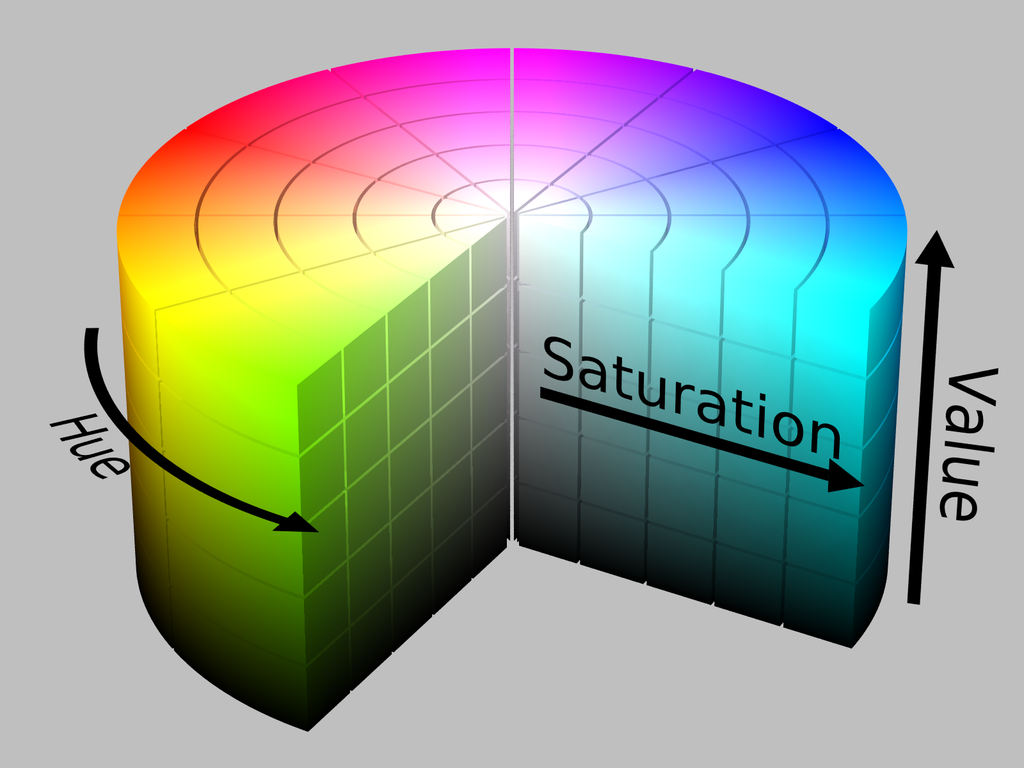
#> input picture img/hsv.png, 1024 x 768 px
$ jupyter execute --allow-errors step3-p27.ipynb   (shell and % lines are left out)
#> lines starting #> are read from the running program, lines starting #| are printed output that depends on the picture; after the words box and inside, x2 and y2 are one past the last pixel; in counts of white or black regions, pixels touching at a corner belong together; long printed decimals are rounded
## P27 色彩空间BGR2HSV

[cell 1]
# [16 lines of commented-out code are left out]

[cell 2]
import cv2 as cv
import numpy as np
import matplotlib.pyplot as plt
import tool

# 使用函数cv.cvtColor(input_ image, flag)
flags = [i for i in dir(cv) if i. startswith('COLOR_')]
# print( '\n'.join(flags) )
#> (the rest of this cell did not finish here and is left out)

### HSV的色彩空间
HSV(Hue,Saturation,Value)
是根据颜色的直观特性由A.R.Smith在1978年创建的-种颜色空间,也称六角锥体模型(HexconeModel)
这个模型中颜色的参数分别是:色调(H),饱和度*(S)，亮度(V)。
- 色调H:用角度度量，取值范围为0° ~ 360°， 从红色开始按逆时针方向计算,红色为0°，绿色为
120*,蓝色为240°。它们的补色是:黄色为60°，青色为180°,品红为300°
- 饱和度S:取值范围为0.0~ 1.0
- 亮度V:取值范围为0.0(黑色) ~ 1.0(白色)

RGB和CMY颜色模型都是面向硬件的，而HSV (Hue Saturation Value)颜色模型是面向用户的

### opencv中HSV取值范围
在opencv中颜色的参数及取值范围分别是:
- 色调Hue: [0,179]
- 饱和度Saturation: [0,255]
- 亮度Value: [0,255]

不同的软件使用不同的取值范围，为了对比，通常需要对这些范围进行标准化

[cell 3]
import cv2 as cv
import numpy as np
import matplotlib.pyplot as plt
import tool

#> (the rest of this cell did not finish here and is left out)

[cell 4]
import tool
# print(dir(tool))
# print(dir(locals()))

#> (the rest of this cell did not finish here and is left out)

## P28 HSV色彩取值范围确定

[cell 5]
import cv2 as cv
import numpy as np
import matplotlib.pyplot as plt

blue = np.uint8([[[255,0,0 ]] ])
imageRGB = cv.cvtColor(blue, cv.COLOR_BGR2RGB )
plt.imshow( imageRGB )
plt.show( )
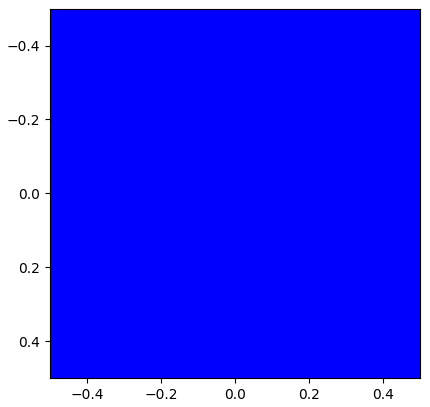
#> figure drawn by matplotlib, 1 panel


hsv_blue = cv.cvtColor(blue, cv.COLOR_BGR2HSV)
print(hsv_blue) # 取蓝色的数值 +-50做为阈值
# imageRGB = cv.cvtColor(hsv_blue, cv.COLOR_BGR2RGB )RGB
imageRGB = cv.cvtColor(hsv_blue, cv.COLOR_HSV2RGB )
plt.imshow( imageRGB )
plt.show( )

## P29 30 滑块确定色彩取值范围的神器

ps 相关代码在上一P视频的末尾

[cell 6]
import cv2 as cv
import numpy as np
import matplotlib.pyplot as plt

# HSV色彩空间图
frame = cv.imread('./img/hsv.png',1)
#> frame is the input picture: shape (768, 1024, 3); mean B, G, R 149.2, 159.2, 151.8
##铁塔图像
# frame = cv.imread('./img/Eiffel.jpeg',1)
# cv.circle(frame, (100, 100), 15, (255,0,0), -1)
###练习题图像
# frame = cv. imread('./img/color.webp',1) #七彩图像
# cv.imshow( "BGR",frame) #显示图片
#设置范围初始值
hsv_low = np.array([0, 0, 0])
hsv_high = np.array([120, 122, 255])

#下面几个两数，写得有点冗余
def h_low(value):
    hsv_low[0] = value
def h_high(value):
    hsv_high[0] = value
def s_low(value):
    hsv_low[1] = value
def s_high(value):
    hsv_high[1] = value
def v_low(value):
    hsv_low[2] = value
def v_high(value):
    hsv_high[2] = value

cv.namedWindow( 'image' ,cv.WINDOW_NORMAL)
# cv.namedWindow( 'dst' ,cv.WINDOW_NORMAL)
cv.namedWindow( 'result' ,cv.WINDOW_NORMAL)
cv.createTrackbar('H low', 'image', 0,180, h_low)
cv.createTrackbar('H high','image', 0,180, h_high)
cv.createTrackbar('S low', 'image', 0,255, s_low)
cv.createTrackbar('S high','image', 0,255, s_high)
cv.createTrackbar('V low', 'image', 0,255, v_low)
cv.createTrackbar('V high','image', 0,255, v_high)

cv.setTrackbarPos('H low', 'image',hsv_low[0])
cv.setTrackbarPos('H high','image',hsv_high[0])
cv.setTrackbarPos('S low', 'image',hsv_low[1])
cv.setTrackbarPos('S high','image',hsv_high[1])
cv.setTrackbarPos('V low', 'image',hsv_low[2])
cv.setTrackbarPos('V high','image',hsv_high[2])

while True:
    dst = cv.cvtColor(frame, cv.COLOR_BGR2HSV) # BGR转HSV
#> dst: shape (768, 1024, 3); mean H, S, V 40, 84.9, 178.8
    dst = cv.inRange(dst, hsv_low, hsv_high) #通过HSV的高低阀值，提取图像部分区龙
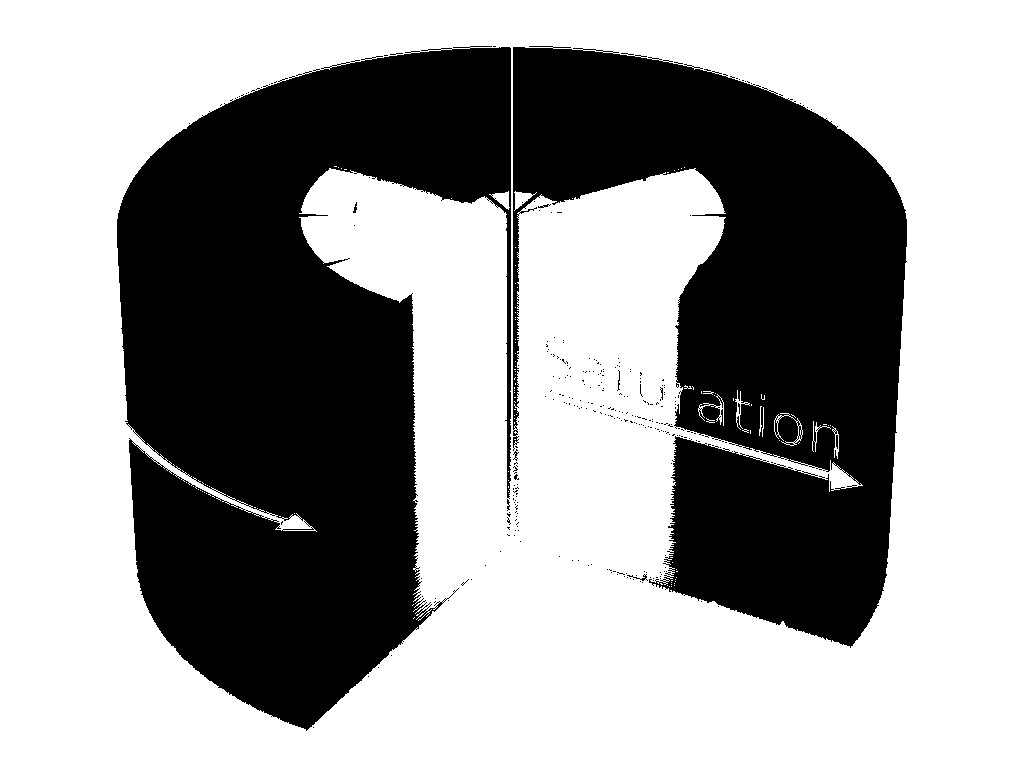
#> dst: shape (768, 1024); 61.6% white; 286 black regions (277 under 20 px), largest, box (x1, y1, x2, y2) and area: (117, 46, 511, 731) 170705, (513, 46, 907, 648) 130406, (627, 574, 648, 581) 39
    # cv.imshow( 'dst', dst)
    result = cv.bitwise_and(np.array(frame),frame,mask=dst )
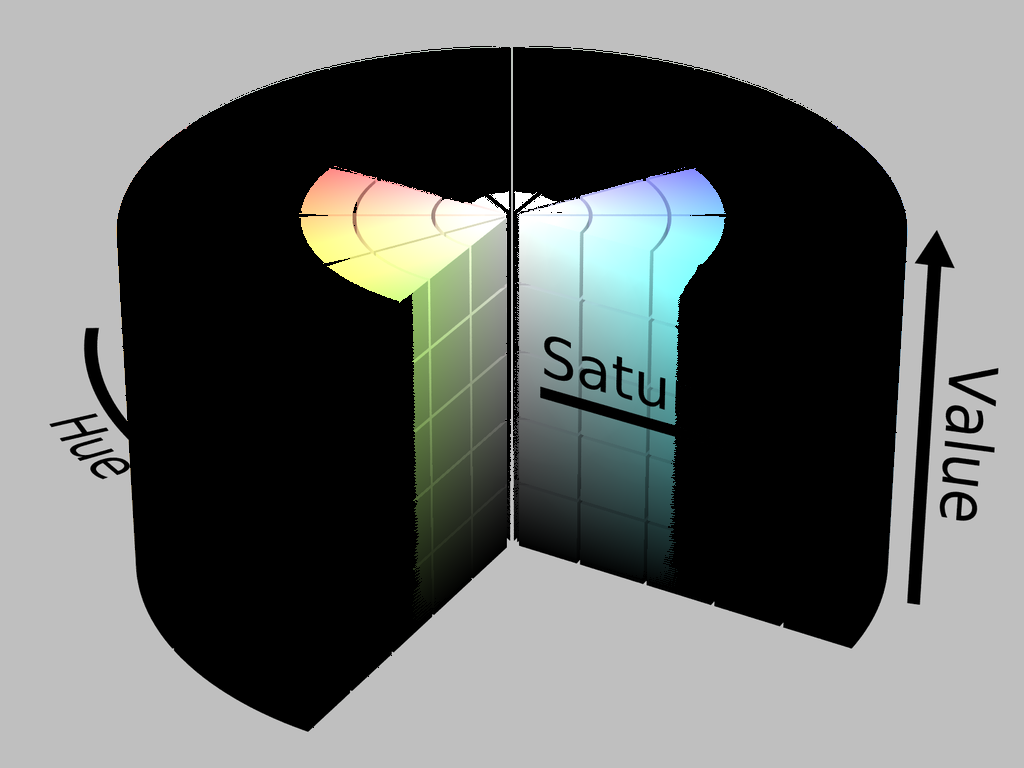
#> result: shape (768, 1024, 3); mean B, G, R 106.2, 108, 105.1
    cv.imshow( 'result', result)
    r = cv.getTrackbarPos('H low', 'image')
    r = cv.getTrackbarPos('H high','image')
    r = cv.getTrackbarPos('S low', 'image')
    r = cv.getTrackbarPos('S high','image')
    r = cv.getTrackbarPos('V low', 'image')
    r = cv.getTrackbarPos('V high','image')
    if cv.waitKey(1) & 0xFF == 27: # ord('q'):
#> (key q is pressed here)
        break
cv . destroyAllWindows( )

## P31 习题：同时筛选多个色彩

[cell 7]
import cv2 as cv
import numpy as np
import matplotlib.pyplot as plt
import tool
#> (the rest of this cell did not finish here and is left out)

## P32 图像变换缩放

OpenCV提供了两种图像转换的函数，cv.warpAffine和cv.warpPerspective

<br/>

- API
dst=cv.resize(src, dsize\[, dst\[, fx\[, fy\[, interpoltio\]\]\]\])

- 计算公式
$ dst(x, y) = src(M_{11}x + M_{12}y+ M_{13}, M_{21}x + M_{22}y + M_{23}) $

- 参数
src: 输入图像
dst: 输出图像，与输入图像形状相同
dsize: 输出图像数据的大小，等于0的时候，计算方法为
$ dsize = Size(round(f_x * sre.cols), round(f, * sre.rows) $
$f_x$:扩大的倍数
$ (double)dsize.width= f_x * src.cols $
$f_y$:扩大的倍数
$ (double)dsize. width= f_y * sre. cols $

[cell 8]
import cv2 as cv
import numpy as np
import matplotlib.pyplot as plt
import tool

img = cv.imread('./img/PorteDeLaGrosseHorloge.jpg',1) #彩色图像
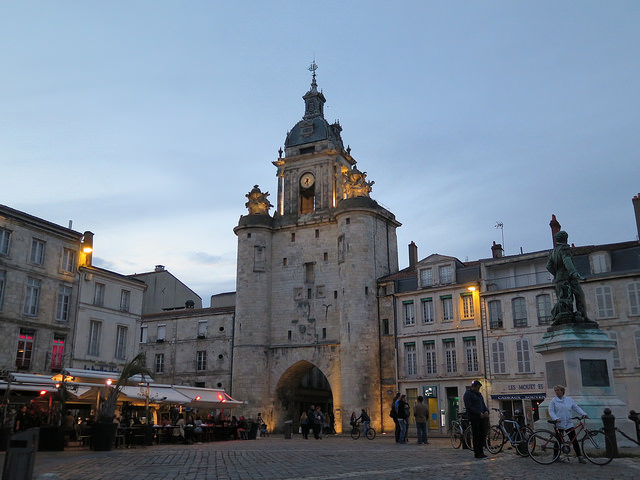
#> input picture img/PorteDeLaGrosseHorloge.jpg, 640 x 480 px
#> img is the input picture: shape (480, 640, 3); mean B, G, R 140.6, 126.5, 114.6
imageRGB = cv.cvtColor( img, cv.COLOR_BGR2RGB )
plt . imshow( imageRGB)
plt. show()

res = cv.resize(img, None, fx=2, fy=2, interpolation = cv.INTER_CUBIC)
imageRGB = cv.cvtColor(res, cv.COLOR_BGR2RGB)
#> imageRGB: shape (960, 1280, 3)
plt.imshow( imageRGB )
plt.show()


height, width = img.shape[ :2]
#> height = 480; width = 640
res = cv.resize(img, (2*width, 2*height), interpolation = cv.INTER_CUBIC)
imageRGB = cv.cvtColor(res, cv.COLOR_BGR2RGB)
plt.imshow( imageRGB )
plt.show()

## P33 平移

- 通式
dst=cv.warpAffine(src, M, dsize[, dst[, flags, borderMode[, bordervalel1])
- 计算公式
$ dst(x, y)= sre(M_{11}x + M_{12}y + M_{13}. M_{21}x + M_{22}y + M_{23}) $
- 参数
src: 输入图像
dst: 输出图像
M: 2x3 矩阵
$ M=
\begin{pmatrix}
M_11 & M_12 & M_13 \\
M_21 & M_22 & M_23
\end{pmatrix}
$
dsize:输出图像数据的大小，注意这里要转换一下
flags:计算差值的方法

移动矩阵:
$ M=
\begin{pmatrix}
1 & 0 & t_x \\
0 & 1 & t_y
\end{pmatrix}
$

[cell 9]
import numpy as np
import cv2 as cv
img = cv.imread('./img/PorteDeLaGrosseHorloge.jpg',0) #黑白图像
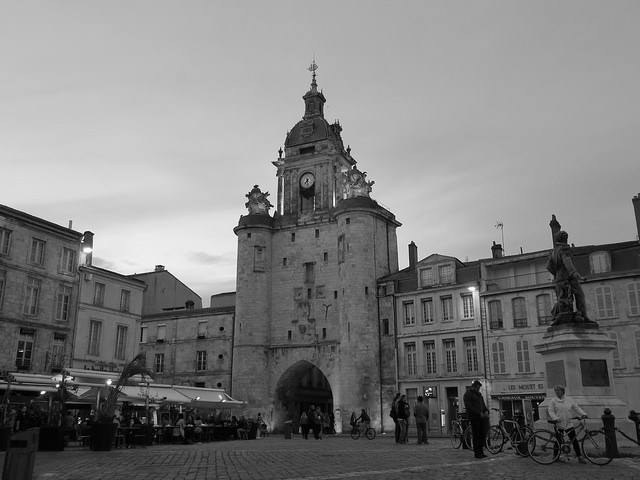
#> img: shape (480, 640); min 0, max 255, mean 124.5
rows, cols = img.shape ##注意这里
#> rows = 480; cols = 640
M = np.float32([[1,0,60],[0,1,80]])
dst = cv.warpAffine(img,M, (cols,rows)) #注意第三个参数，顺序
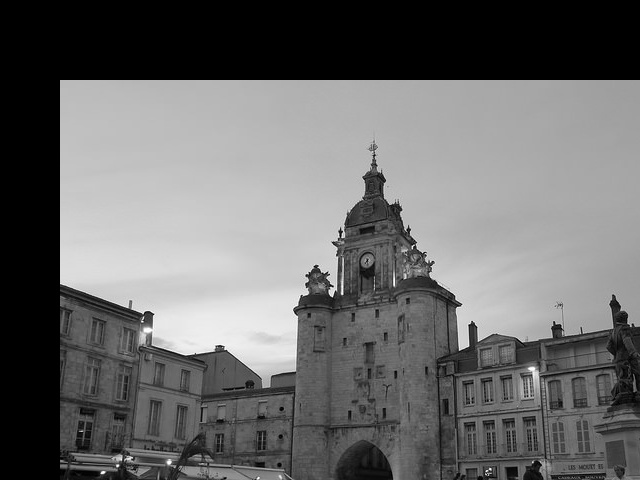
#> dst: shape (480, 640); min 0, max 255, mean 106.5
imageRGB = cv.cvtColor(dst, cv.COLOR_BGR2RGB)
#> imageRGB: shape (480, 640, 3)
plt.imshow( imageRGB)
plt.show( )

## P34 图像旋转效果

getRotationMatrix2D()

- API
retval=cv.getRotationMatrix2D(center, angle, scale)
- 计算公式
$
\begin{bmatrix}
α & β & (1-α)\cdot center.x - β\cdot center.y \\
-β & α & β\cdot center.x+(1- α)\cdot center.y
\end{bmatrix}
$
其中:
$
α = scale \cdot \cos angle, \\
β= scale \cdot \sin angle
$

- 参数
center:旋转中心
angle:旋转角度，正数代表逆时针旋转，左上角坐标默认(0, 0)
scale:各个方向同等扩大比例

[cell 10]
import cv2 as cv
import numpy as np
import matplotlib.pyplot as plt
import tool

img = cv.imread('./img/PorteDeLaGrosseHorloge.jpg',0) #黑白图像
rows, cols = img.shape
# cols-1 and rows-1 are the coordinate 1 imits.
M = cv.getRotationMatrix2D(((cols-1)/2.0, (rows-1)/2.0),60,1) # 旋转中心 角度 放大
dst = cv.warpAffine( img,M, (cols, rows))
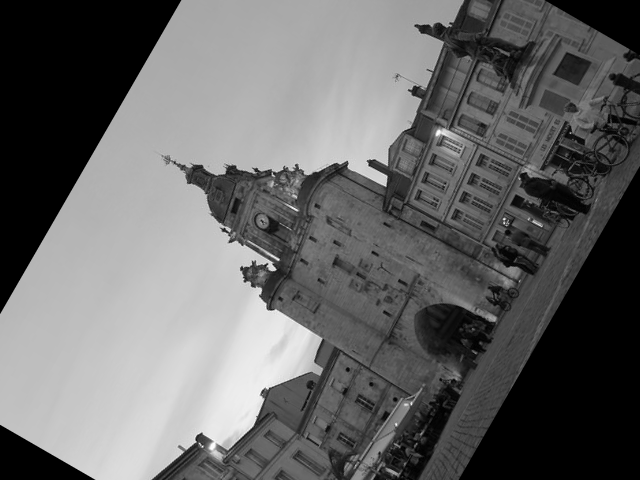
#> dst: shape (480, 640); min 0, max 254, mean 102.7

print(M,dst.shape)
#| [[  0.5          0.866  -47.663]
#|  [ -0.866    0.5        396.445]] (480, 640)

imageRGB = cv.cvtColor(dst, cv.COLOR_GRAY2BGR)#cv.COLOR_BGR2RGB )
plt.imshow( imageRGB)
plt.show()

## P35 图像旋转原理

[cell 11]
import cv2 as cv
import numpy as np
import matplotlib.pyplot as plt
import tool

#> (the rest of this cell did not finish here and is left out)

整理，写成矩阵的形式
$
M =
\begin{pmatrix}
n\cos α & n\sin α & x_0(1 - n\cos α) - y_0(n\sin α)\\
- n\sinα & n\cos α & y_0(1 - n\cos α)+ x_0(n\sinα)
\end{pmatrix}
$

cv.getRotationMatrix2D()，就是得到这个矩阵
作为参数传入cv.warpAffine(img,M,(cols,rows))，与原图像点坐标进行计算

## P36 仿射变换透规变换
在仿射变换中，原图像中的所有平行线在输出图像中仍然是平行的
为了找到变换矩阵，我们需要从输入图像中选取三个点，以及它们在输出图像中的对应位置

[cell 12]
import cv2 as cv
import numpy as np
import matplotlib.pyplot as plt
import tool
# tool.setGrid(1,1)

#仿射变换

img = cv.imread('./img/PorteDeLaGrosseHorloge.jpg',1) #黑白图像
rows,cols,ch = img.shape
#> ch = 3
# cv.circle( img, (400, 200),20, (255, 100,255),-1)
# cv.circle(img, (400, 600),20, (255, 100,255),-1)
# cv.circle(img, (800,200),20, (255, 100,255),-1 )
cv.circle( img, (200, 100),20, (255, 100,255),-1)
cv.circle(img, (200, 300),20, (255, 100,255),-1)
cv.circle(img, (400,100),20, (255, 100,255),-1 )
imageRGB = cv.cvtColor( img, cv.COLOR_BGR2RGB )
plt.imshow( imageRGB)
plt.show()

# pts1 = np.float32([[400, 200], [400, 600], [800, 200]])
# pts2 = np.float32([[200, 400], [600, 600], [800,250]])
pts1 = np.float32([[200, 100], [200, 300], [400, 100]])
pts2 = np.float32([[100, 200], [300, 300], [400,125]])
M = cv.getAffineTransform(pts1,pts2) #得到变换矩阵
dst = cv.warpAffine( img,M, (cols,rows)) #进行变换
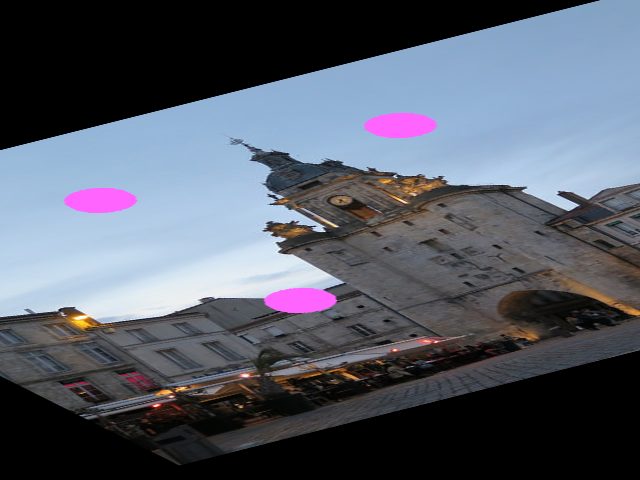
#> dst: shape (480, 640, 3); mean B, G, R 103.1, 91.1, 85.4
imageRGB = cv.cvtColor(dst, cv.COLOR_BGR2RGB )
plt.imshow( imageRGB)
plt.show()

[cell 13]
import cv2 as cv
import numpy as np
import matplotlib.pyplot as plt
import tool
# tool.setGrid(1,1)

# 透规变换
img = cv.imread('./img/PorteDeLaGrosseHorloge.jpg',1) #彩色图像
rows, cols,ch = img.shape
imageRGB = cv.cvtColor ( img, cv.COLOR_BGR2RGB )
plt.imshow( imageRGB)
plt.show()
pts = np.array([[410,80], [900, 80], [900, 400], [410, 400]], np.int32 )
pts = np.array(pts/2, np.int32 )
print(pts)
cv.polylines(img,[pts], True, (0,255,255),10)
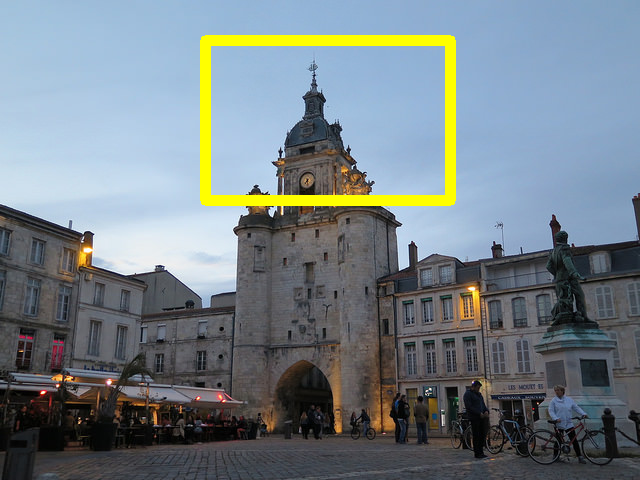
#> img: shape (480, 640, 3); 2.89% of pixels changed, all inside (x1, y1, x2, y2) = (200, 35, 456, 206)
imageRGB = cv.cvtColor ( img,cv.COLOR_BGR2RGB )
plt.imshow( imageRGB)
plt.show()
pts1 = np.float32([[410, 80],[900, 80], [900, 400], [410, 400]])
# pts2 = np.float32([[10,10],[1200, 10],[1200, 900],[10, 900]])
pts2 = np.float32([[200,200],[1200, 30],[1600, 1200],[300, 900]])

pts1 = pts1/2
pts2 = pts2/2

M = cv.getPerspectiveTransform(pts1,pts2)
dst = cv.warpPerspective(img, M, (1300, 1000))
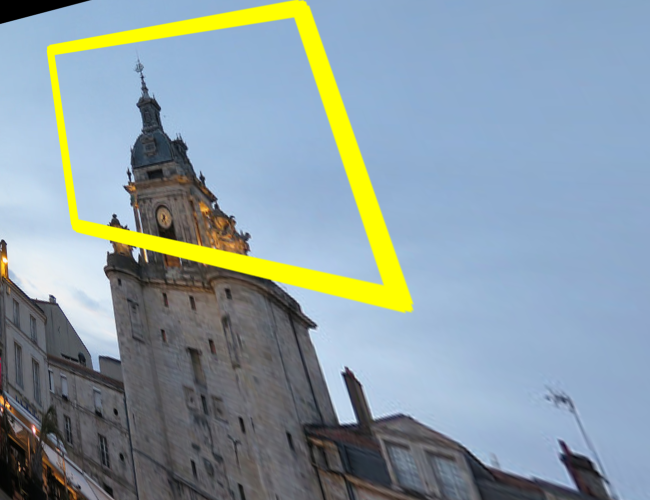
#> dst: shape (1000, 1300, 3) (shown at 1/2 size); mean B, G, R 163.5, 156, 138.7
imageRGB = cv.cvtColor(dst, cv.COLOR_BGR2RGB)
#> imageRGB: shape (1000, 1300, 3)
plt.imshow( imageRGB)
plt.show()
